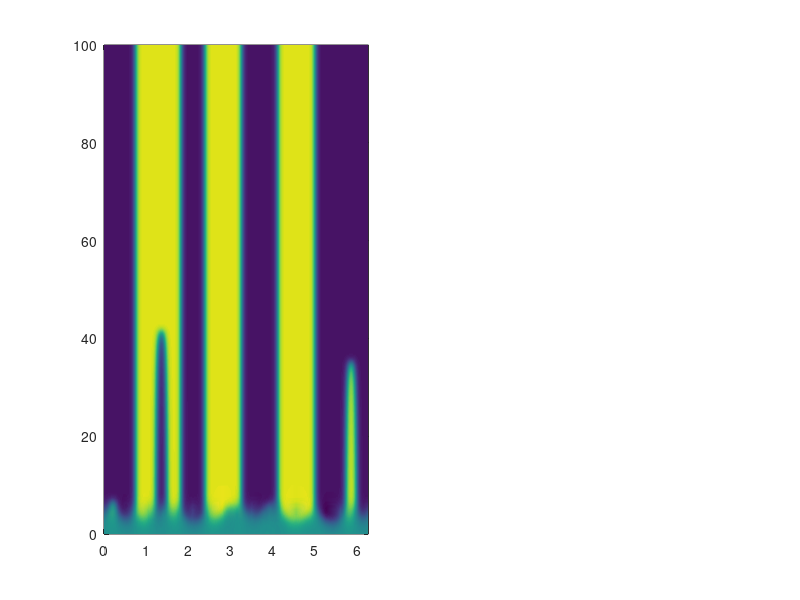

MATLAB code to generate this figure: (Note: this script raises an error after producing the figure.)
%% allen_cahn.m
%
% Allen-Cahn equation with periodic BCs using Fourier spectral IMEX scheme.
%
% PDE: u_t = eps^2 * u_xx + u(1 - u^2), 0 < x < 2*pi, t > 0 (periodic)
%
% The parameter eps controls the interface width between phases u = +/-1.
% The diffusion term eps^2 * u_xx is treated implicitly and the nonlinear
% reaction u(1 - u^2) is treated explicitly (IMEX):
%   (I - eps^2 * dt * D_xx) u^{n+1} = u^n + dt * (u^n - (u^n)^3)
%
% In Fourier space this becomes diagonal:
%   u_hat_k^{n+1} = (u_hat_k^n + dt * FFT(u^n - (u^n)^3)) / (1 + eps^2*k^2*dt)
%
% Author: Dr. Denys Dutykh (Khalifa University, Abu Dhabi, UAE)
% Part of "Computational Etudes: A Spectral Approach"
% https://github.com/dutykh/computational-etudes
% Date: February 2026

clear; close all; clc;

%% Configuration
N = 512;           % Grid points
eps = 0.05;        % Interface width parameter
tmax = 100.0;      % Final time
dt = 0.01;         % Time step (IMEX allows large dt)

% Colors
NAVY  = [0.078 0.176 0.431];
SKY   = [0.471 0.588 0.824];
CORAL = [0.906 0.298 0.235];
TEAL  = [0.086 0.627 0.522];

% Output path
script_dir = fileparts(mfilename('fullpath'));
output_dir = fullfile(script_dir, '..', '..', '..', 'textbook', 'figures', 'ch11', 'matlab');
output_file = fullfile(output_dir, 'allen_cahn.pdf');

if ~exist(output_dir, 'dir')
    mkdir(output_dir);
end

%% Setup grid
h = 2 * pi / N;
x = h * (0:N-1)';

% Wavenumbers
if mod(N, 2) == 0
    k = [0:N/2-1, 0, -N/2+1:-1]';
else
    k = [0:(N-1)/2, -(N-1)/2:-1]';
end

%% Initial condition: smoothed random perturbation
rng(42);  % Fixed seed for reproducibility
u = 0.1 * randn(N, 1);

% Low-pass filter to smooth the initial data
u_hat = fft(u);
filter_mask = abs(k) <= 10;
u_hat = u_hat .* filter_mask;
u = real(ifft(u_hat));

%% IMEX multiplier: 1 / (1 + eps^2 * k^2 * dt)
imex_denom = 1.0 + eps^2 * k.^2 * dt;

%% Time stepping
nsteps = ceil(tmax / dt);

% Storage for snapshots
n_save = 400;
save_every = max(1, floor(nsteps / n_save));
U_save = zeros(N, n_save + 1);
t_save = zeros(1, n_save + 1);
U_save(:, 1) = u;
t_save(1) = 0;
save_idx = 2;

t = 0;
for n = 1:nsteps
    % Explicit reaction term: u - u^3 = u(1 - u^2)
    reaction = u - u.^3;

    % Transform to Fourier space
    u_hat = fft(u);
    reaction_hat = fft(reaction);

    % IMEX step in Fourier space:
    % u_hat^{n+1} = (u_hat^n + dt * reaction_hat) / (1 + eps^2*k^2*dt)
    u_hat = (u_hat + dt * reaction_hat) ./ imex_denom;

    % Transform back to physical space
    u = real(ifft(u_hat));

    t = t + dt;

    % Save snapshot
    if mod(n, save_every) == 0 && save_idx <= n_save + 1
        U_save(:, save_idx) = u;
        t_save(save_idx) = t;
        save_idx = save_idx + 1;
    end
end

% Trim unused storage
n_saved = save_idx - 1;
U_save = U_save(:, 1:n_saved);
t_save = t_save(1:n_saved);

%% Create figure
fig = figure('Units', 'inches', 'Position', [1, 1, 12, 5]);

% Left panel: space-time pcolormesh plot
subplot(1, 2, 1);
[X, T] = meshgrid(x, t_save);
pcolor(X, T, U_save');
shading interp;
colormap(subplot(1,2,1), redblue(256));
caxis([-1, 1]);
xlabel('$x$', 'Interpreter', 'latex', 'FontSize', 11);
ylabel('$t$', 'Interpreter', 'latex', 'FontSize', 11);
title('Allen-Cahn: Phase Separation', 'FontSize', 12);
cb = colorbar;
cb.Label.String = '$u(x, t)$';
cb.Label.Interpreter = 'latex';
cb.Label.FontSize = 11;

% Right panel: snapshots at selected times
subplot(1, 2, 2);
hold on;

snapshot_times = [0.0, 2.0, 5.0, 10.0, 30.0, 100.0];
colors = [SKY; TEAL; 0.180 0.800 0.443; 0.953 0.612 0.071; CORAL; NAVY];

for i = 1:length(snapshot_times)
    [~, idx] = min(abs(t_save - snapshot_times(i)));
    t_actual = t_save(idx);
    plot(x, U_save(:, idx), '-', 'Color', colors(i, :), 'LineWidth', 1.5, ...
         'DisplayName', sprintf('$t = %.1f$', t_actual));
end

xlabel('$x$', 'Interpreter', 'latex', 'FontSize', 11);
ylabel('$u(x, t)$', 'Interpreter', 'latex', 'FontSize', 11);
title('Snapshots at Selected Times', 'FontSize', 12);
lgd = legend('Location', 'northeast', 'Interpreter', 'latex', 'FontSize', 9);
lgd.BoxFace.ColorType = 'truecoloralpha';
lgd.BoxFace.ColorData = uint8([255; 255; 255; 230]);
xlim([0, 2*pi]);
ylim([-1.3, 1.3]);
yline(1.0, '--', 'Color', [0.5 0.5 0.5], 'LineWidth', 0.5, 'Alpha', 0.5);
yline(-1.0, '--', 'Color', [0.5 0.5 0.5], 'LineWidth', 0.5, 'Alpha', 0.5);
box on;

%% Save figure
exportgraphics(fig, output_file, 'ContentType', 'vector');
exportgraphics(fig, strrep(output_file, '.pdf', '.png'), 'Resolution', 300);

fprintf('Figure saved to: %s\n', output_file);

close(fig);


%% Helper function: Red-Blue diverging colormap
function cmap = redblue(m)
    % Red-Blue diverging colormap centered at white
    if nargin < 1
        m = 256;
    end
    n = ceil(m / 2);

    % Blue to white
    r1 = linspace(0.2, 1, n)';
    g1 = linspace(0.3, 1, n)';
    b1 = linspace(0.8, 1, n)';

    % White to red
    r2 = linspace(1, 0.8, n)';
    g2 = linspace(1, 0.2, n)';
    b2 = linspace(1, 0.2, n)';

    cmap = [r1 g1 b1; r2(2:end, :) g2(2:end, :) b2(2:end, :)];

    % Ensure exact size
    if size(cmap, 1) > m
        cmap = cmap(1:m, :);
    end
end
